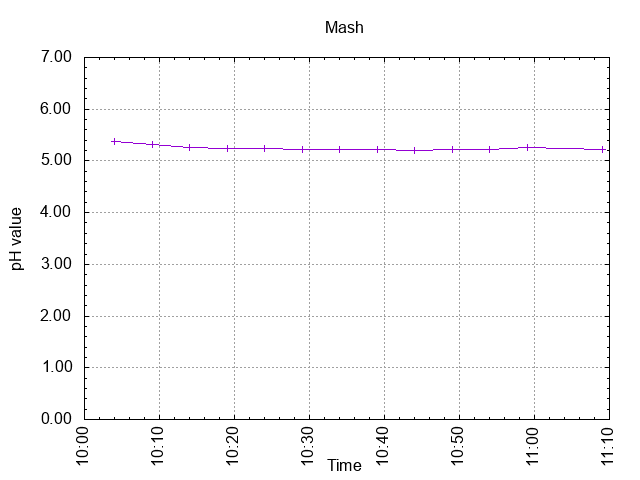

Recreate this plot in gnuplot.
# setup graph
set term png
output_file = "mash_ph.png"
set output output_file
set title "Mash"
set style data linespoints
# format Y-axis
set ylabel "pH value"
set format y "%.2f"
set yrange [0:7]
set grid y
set ytics 1
set mytics 5
# format X-axis
set xlabel "Time"
set grid x
set xtics offset 0,-2.0 rotate by 90
set autoscale x
set xdata time
set timefmt "%d-%m-%Y  %H:%M"
set format x "%H:%M"
# plot the graph
plot "mash_ph.data" using 1:3 title ""
# set output back to default
set output
# reset terminal type
set terminal pop
